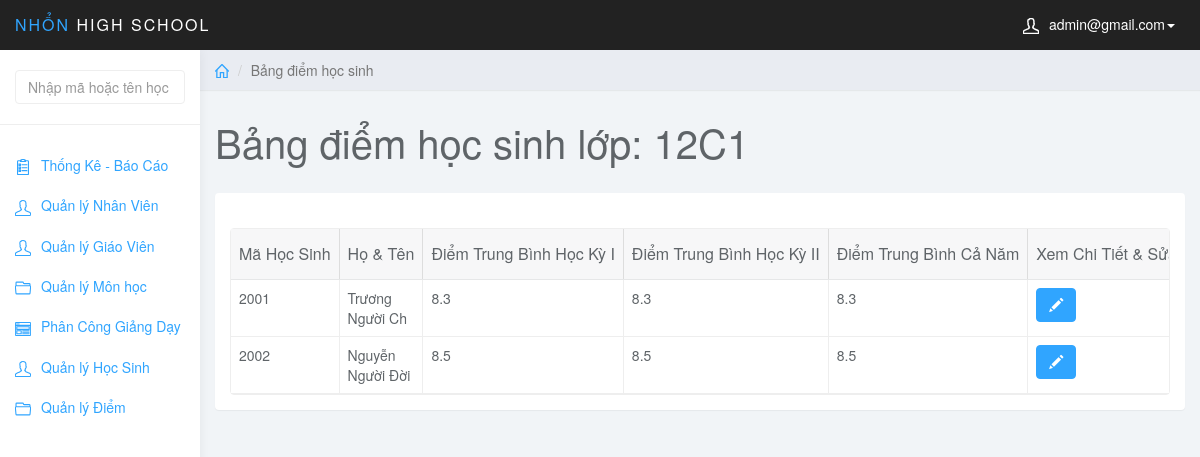
The app's page /admin/index.php?page=list_diem&id_class=201 (signed in) with its own data.
### tables this page shows
CREATE TABLE `lophoc` (
  `MaLopHoc` varchar(10) NOT NULL,
  `Tenlophoc` varchar(20) NOT NULL,
  `KhoiHoc` varchar(10) NOT NULL,
  PRIMARY KEY (`MaLopHoc`)
);

CREATE TABLE `hocsinh` (
  `MaHS` int NOT NULL,
  `MaLopHoc` varchar(10) NOT NULL,
  `TenHS` varchar(50) NOT NULL,
  `GioiTinh` varchar(5) NOT NULL,
  `NgaySinh` date NOT NULL,
  `NoiSinh` varchar(50) NOT NULL,
  `DanToc` varchar(10) NOT NULL,
  `HoTenCha` varchar(50) NOT NULL,
  `HoTenMe` varchar(50) NOT NULL,
  PRIMARY KEY (`MaHS`),
  KEY `fk_hs_lh` (`MaLopHoc`),
  CONSTRAINT `fk_hs_lh` FOREIGN KEY (`MaLopHoc`) REFERENCES `lophoc` (`MaLopHoc`)
);

### admin/list_diem.php (the view, shortened to what this page needs)
<?php
$class_id = $_GET['id_class'];
$sql_view = "SELECT * FROM lophoc WHERE MaLopHoc = '$class_id'";
$query_view = mysqli_query($conn, $sql_view);
$row_view = mysqli_fetch_assoc($query_view);
?>
<div class="col-sm-9 col-sm-offset-3 col-lg-10 col-lg-offset-2 main">
    <div class="row">
        <ol class="breadcrumb">
            <li><a href="index.php"><svg class="glyph stroked home">
                        <use xlink:href="#stroked-home"></use>
                    </svg></a></li>
            <li class="active">Bảng điểm học sinh</li>
        </ol>
    </div>
    <div class="row">
        <div class="col-lg-12">
            <h1 class="page-header">Bảng điểm học sinh lớp: <?php echo $row_view['Tenlophoc']; ?></h1>
        </div>
    </div>
    <div class="row">
        <div class="col-lg-12">
            <div class="panel panel-default">
                <div class="panel-body">
                    <table data-toolbar="#toolbar" data-toggle="table">
                        <thead>
                            <tr>
                                <th data-field="id" data-sortable="true">Mã Học Sinh</th>
                                <th data-field="name" data-sortable="true">Họ & Tên</th>
                                <th data-sortable="true">Điểm Trung Bình Học Kỳ I</th>
                                <th data-sortable="true">Điểm Trung Bình Học Kỳ II</th>
                                <th data-sortable="true">Điểm Trung Bình Cả Năm</th>
                                <th>Xem Chi Tiết & Sửa</th>
                            </tr>
                        </thead>
                        <tbody>
                            <?php
                            $sql = "SELECT * FROM hocsinh WHERE MaLopHoc = '$class_id'";
                            $query = mysqli_query($conn, $sql);
                            while ($row = mysqli_fetch_assoc($query)) {
                                $sql_diem = "SELECT * FROM hocsinh JOIN diem ON hocsinh.MaHS = diem.MaHS JOIN monhoc ON diem.MaMonHoc = monhoc.MaMonHoc JOIN lophoc ON hocsinh.MaLopHoc = lophoc.MaLopHoc JOIN hocky ON diem.MaHocKy = hocky.MaHocKy WHERE hocsinh.MaHS = '{$row['MaHS']}'";
                                $query_diem = mysqli_query($conn, $sql_diem);
                                $tb_hk = 0;
                                $tb_hk2 = 0;
                                $i = 0;
                                $j = 0;
                                while ($row_diem = mysqli_fetch_assoc($query_diem)) {
                                    if ($i != 8) {
                                        $tb_hk += $row_diem['DiemTB'];
                                        $i++;
                                    } elseif ($j != 8) {
                                        $tb_hk2 += $row_diem['DiemTB'];
                                        $j++;
                                    }
                                }
                            ?>
                            <tr>
                                <td><?php echo $row['MaHS']; ?></td>
                                <td><?php echo $row['TenHS']; ?></td>
                                <td><?php if (isset($tb_hk)) {
                                            echo $a = round($tb_hk / $i, 1);
                                        } else {
                                            echo '---';
                                        } ?></td>
                                <td><?php if (isset($tb_hk2)) {
                                            echo $b = round($tb_hk2 / $j, 1);
                                        } else {
                                            echo '---';
                                        } ?></td>
                                <td><?php echo $tb_nam = round($dtb_nam = ($a + $b * 2) / 3, 1) ?></td>
                                <td class="form-group">
                                    <a href="index.php?page=edit_diem&id_hs=<?php echo $row['MaHS']; ?>"
                                        class="btn btn-primary"><i class="glyphicon glyphicon-pencil"></i></a>
                                </td>
                            </tr>
                            <?php } ?>
                        </tbody>
                    </table>
                </div>
            </div>
        </div>
    </div>
</div>

### admin/css/styles.css (style rules this page uses)
body { background: #f1f4f7; padding-top: 50px; color: #5f6468; }
a, a:hover, a:focus { color: #30a5ff; }
h1, h2, h3, h4, h5, h6 { color: #5f6468; }
h1 { font-weight: 300; font-size: 40px; }
.btn-primary, .btn-primary:hover, .btn-primary:focus, .btn-primary:active, .btn-primary.active, .open > .dropdown-toggle.btn-primary, .btn-primary.disabled, .btn-primary[disabled], fieldset[disabled] .btn-primary, .btn-primary.disabled:hover, .btn-primary[disabled]:hover, fieldset[disabled] .btn-primary:hover, .btn-primary.disabled:focus, .btn-primary[disabled]:focus, fieldset[disabled] .btn-primary:focus, .btn-primary.disabled:active, .btn-primary[disabled]:active, fieldset[disabled] .btn-primary:active, .btn-primary.disabled.active, .btn-primary[disabled].active, fieldset[disabled] .btn-primary.active { background-color: #30a5ff; border-color: #30a5ff; }
.panel { border: 0; }
.breadcrumb { border-radius: 0; padding: 10px 15px; background: #e9ecf2; box-shadow: 0 1px 1px rgba(0, 0, 0, .05); margin: 0 ; }
h1.page-header { margin-top: 30px; border-bottom: 0; }
.table { background: #fff; }
.breadcrumb .glyph { height: 14px; width: 14px; margin: -2px 0 0 0; stroke-width: 4px; }

### records on screen
lophoc: Tenlophoc "12C1"
hocsinh: MaHS "2001", TenHS "Trương Người Ch", i "8.3", j "8.3", b "8.3"
hocsinh: MaHS "2002", TenHS "Nguyễn Người Đời", i "8.5", j "8.5", b "8.5"

### other values on screen
$_SESSION['mail_user'] "admin@gmail.com"
